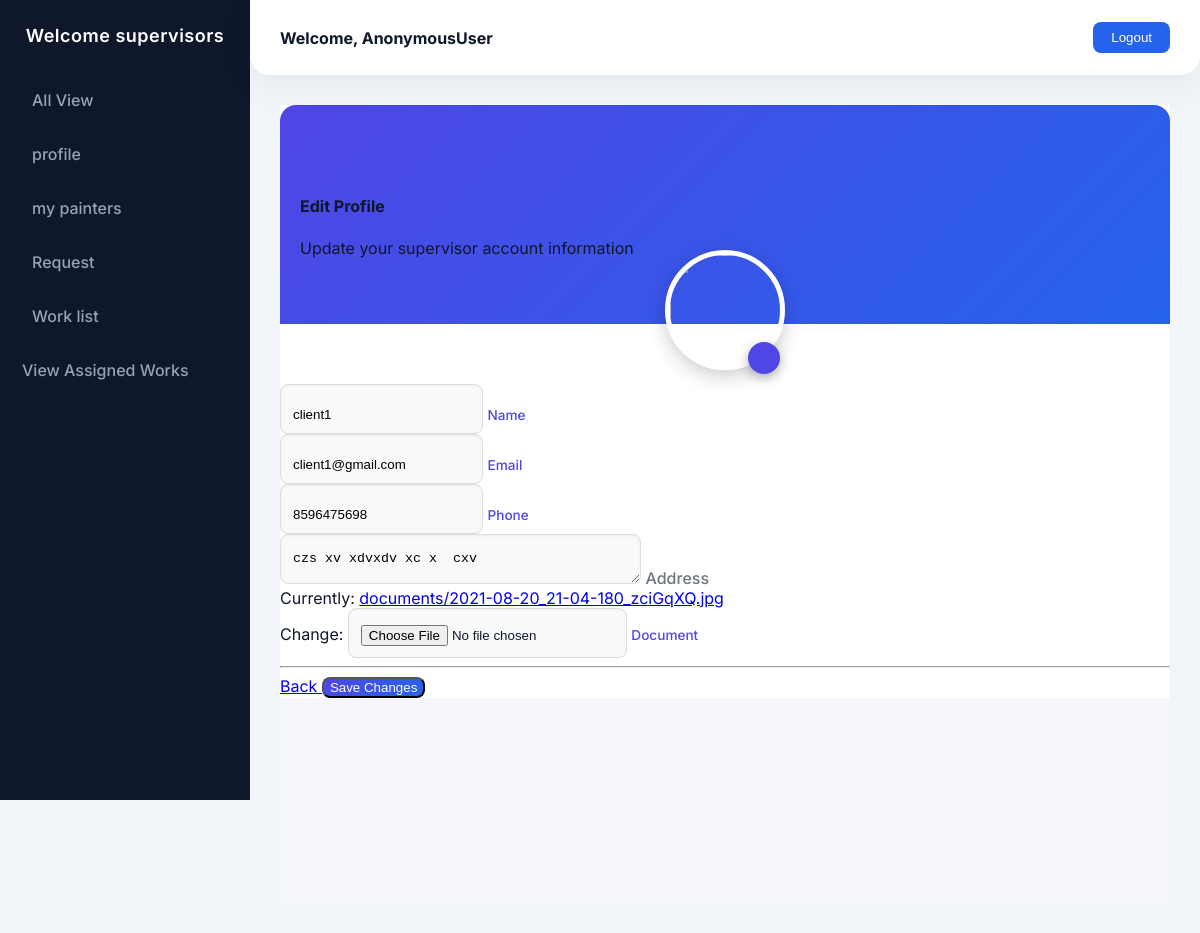
Before: /client_update/1/ with the older database file.
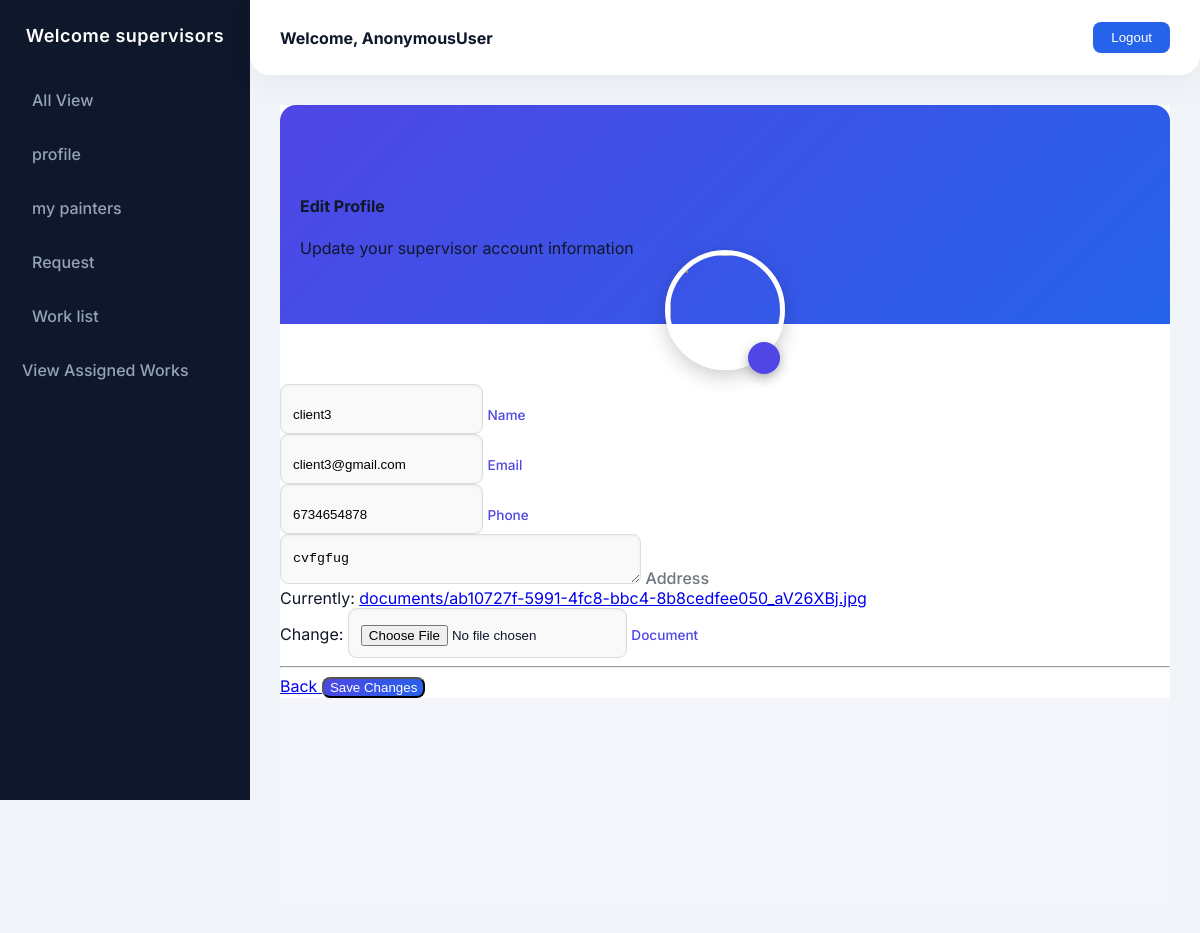
After: the same page with the newer database file.
### brush_track_app/models.py (models this page shows, shortened)
class Client(models.Model):
    client_details = models.OneToOneField("Login", on_delete=models.DO_NOTHING)
    name = models.CharField(max_length=100)
    email = models.EmailField()
    phone = models.IntegerField()
    address = models.TextField(max_length=50)
    document = models.FileField(upload_to='documents/')

### brush_track_app/clientview.py (the view)
# urls.py: path('client_update/<int:id>/',clientview.client_update,name='client_update'),
def client_update(request,id):
    pas_up=Client.objects.get(id=id)
    if request.method == "POST":
        up_form = clientRegister(request.POST,instance=pas_up)
        if up_form.is_valid():
            up_form.save()
            return redirect('client_profile')
    else:
        up_form = clientRegister(instance=pas_up)
    return render(request,'client/cupdate.html',{'data':up_form})

### brush_track_app/forms.py
class clientRegister(forms.ModelForm):
    class Meta:
        model = Client
        fields = ('name','email','phone','address','document')

### templates/client/cupdate.html (shortened to what this page needs)
{% extends "supervisor/super.html" %}
{% load crispy_forms_tags %}
{% block content %}
<div class="container-fluid py-5" style="background:#f4f6fb; min-height:100vh;">
    <div class="row justify-content-center">
        <div class="col-lg-6 col-md-8">
            <div class="card border-0 shadow-lg rounded-4 overflow-hidden">
                <div class="profile-header text-center text-white">
                    <div class="avatar-container">
                        {% if data.document %}
                        <img src="{{ data.document.url }}" class="avatar-img">
                        {% else %}
                        <div class="avatar-img d-flex align-items-center justify-content-center bg-white">
                            <i class="mdi mdi-account text-primary" style="font-size:55px;"></i>
                        </div>
                        {% endif %}
                        <label class="avatar-edit">
                        </label>
                    </div>
                    <h4 class="fw-bold mt-3">Edit Profile</h4>
                    <p class="small opacity-75 mb-0">Update your supervisor account information</p>
                </div>
                <div class="card-body p-5 pt-4">
                    <form method="POST" enctype="multipart/form-data">
                        <div class="form-section">
                            {% for field in data %}
                            <div class="form-floating mb-3">
                                {{ field }}
                                <label for="{{ field.id_for_label }}">{{ field.label }}</label>
                            </div>
                            {% endfor %}
                        </div>
                        <hr class="my-4">
                        <div class="d-flex justify-content-between">
                            <a href="{% url 'supervisor_profile' %}" class="btn btn-light border px-4">
                                 Back
                            </a>
                            <button type="submit" class="btn gradient-btn px-5">
                                 Save Changes
                            </button>
                        </div>
                    </form>
                </div>
            </div>
        </div>
    </div>
</div>
{% endblock %}

Changed rows visible on the page:
changed Client: name "client1" → "client3"; email "client1@gmail.com" → "client3@gmail.com"; phone "8596475698" → "6734654878"; address "czs xv xdvxdv xc x cxv" → "cvfgfug"
Other visible differences:
text no longer shown: "Currently: documents/2021-08-20_21-04-180_zciGqXQ.jpg Change:"
text now shown: "Currently: documents/ab10727f-5991-4fc8-bbc4-8b8cedfee050_aV26XBj.jpg Change:"
